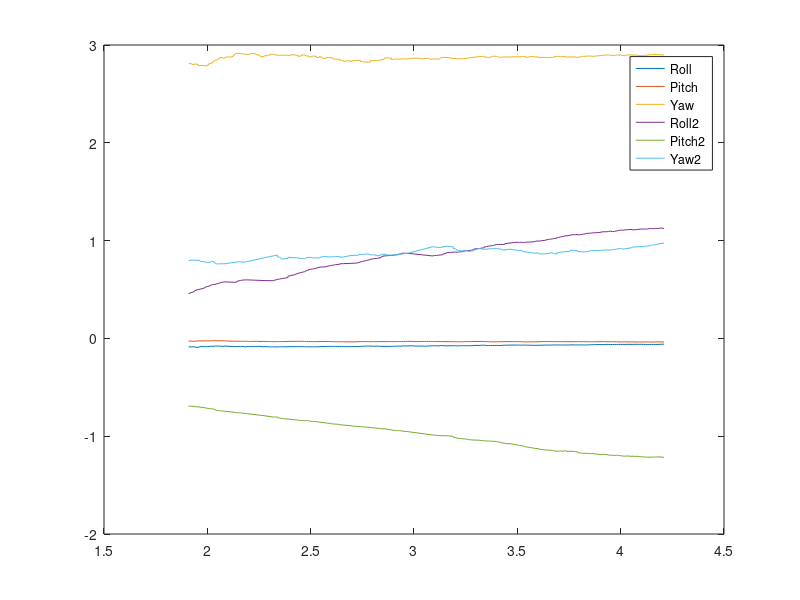

Write MATLAB code to recreate this figure.
%% Plot

data = dlmread('20170928_Xsens_cbmex.txt','\t',2,0);

time1 = data(data(:,1)==1,2);
time2 = data(data(:,1)==2,2);
dev1 = data(data(:,1)==1,3:end);
dev2 = data(data(:,1)==2,3:end);

figure
plot(time1,dev1)
hold on
plot(time2,dev2)
legend('Roll','Pitch','Yaw','Roll2','Pitch2','Yaw2')
